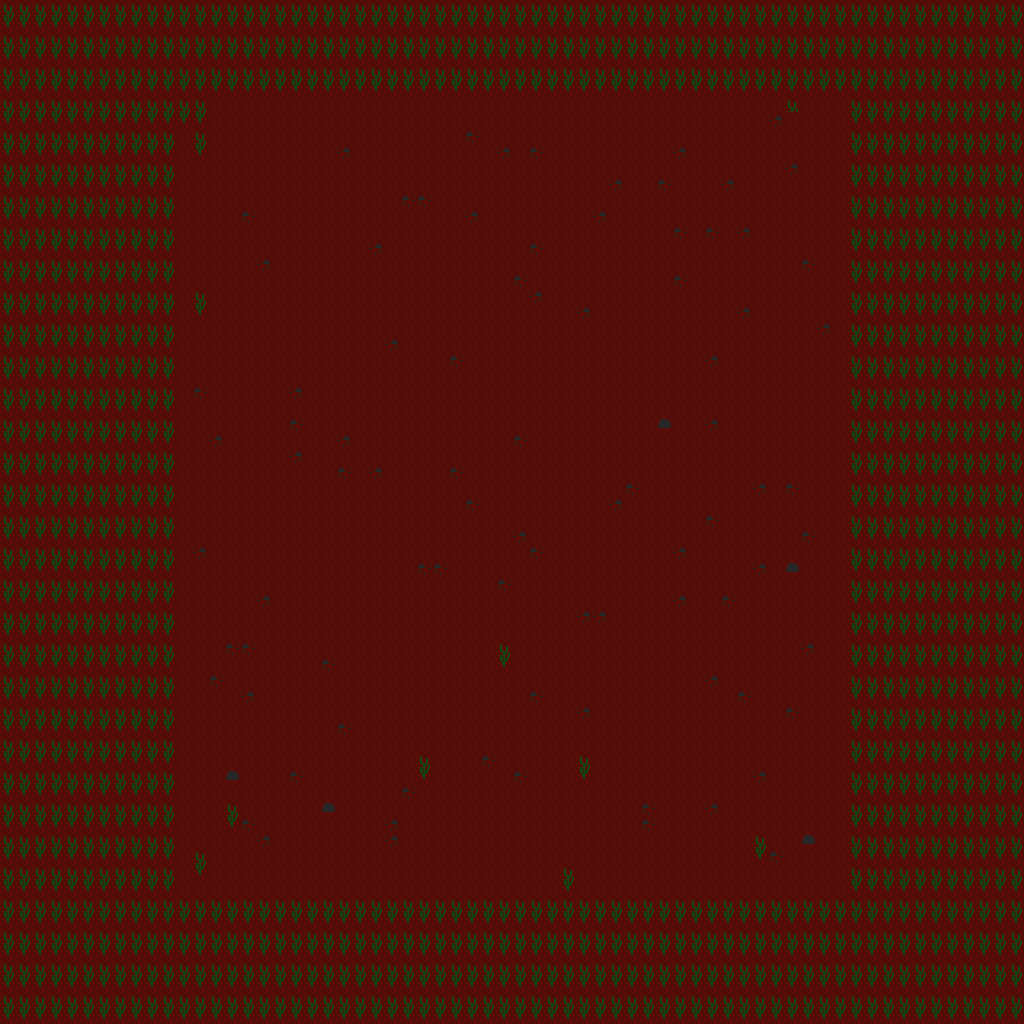

Tiled map render using the project's own tile images. Description and the map definition, with tile-layer contents summarised, below:
An orthogonal 64x64 tile map with 16x16 px tiles, 2 tile layers (Tile Layer 1, Collision Layer) and 3 objects (START, RED_PORTAL, TELEPORTER).

<map version="1.2" tiledversion="1.2.3536" orientation="orthogonal" renderorder="right-down" width="64" height="64" tilewidth="16" tileheight="16" infinite="0" nextlayerid="4" nextobjectid="210">
 <tileset firstgid="1" source="FIRELANDS.tsx" />
 <layer id="1" name="Tile Layer 1" width="64" height="64">
  <data>[4096 cells, 4096 non-empty, 5 distinct tile ids]</data>
 </layer>
 <layer id="2" name="Collision Layer" width="64" height="64">
  <data>[4096 cells, 2019 non-empty, 2 distinct tile ids]</data>
 </layer>
 <objectgroup id="3" name="Object Layer 1">
  <object id="2" name="START" x="508.167" y="849.416" width="26" height="24.75" />
  <object id="3" name="RED_PORTAL" x="501.667" y="815.666" />
  <object id="4" name="CASTLE" type="TELEPORTER" x="500.167" y="818.666">
   <properties>
    <property name="ID" type="int" value="1006" />
   </properties>
  </object>
 </objectgroup>
</map>
